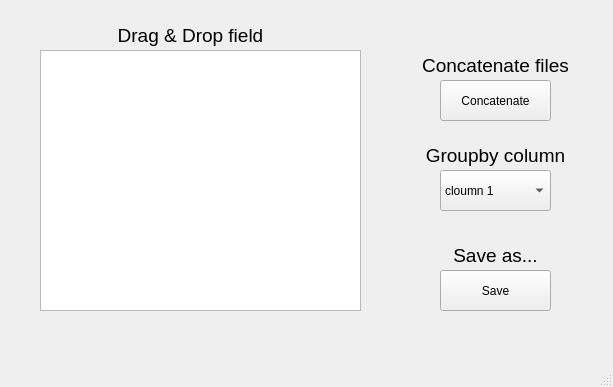
<?xml version="1.0" encoding="UTF-8"?>
<ui version="4.0">
 <class>MainWindow</class>
 <widget class="QMainWindow" name="MainWindow">
  <property name="geometry">
   <rect>
    <x>0</x>
    <y>0</y>
    <width>613</width>
    <height>387</height>
   </rect>
  </property>
  <property name="windowTitle">
   <string>MainWindow</string>
  </property>
  <widget class="QWidget" name="centralwidget">
   <widget class="QListWidget" name="listWidget">
    <property name="geometry">
     <rect>
      <x>40</x>
      <y>50</y>
      <width>321</width>
      <height>261</height>
     </rect>
    </property>
   </widget>
   <widget class="QLabel" name="label">
    <property name="geometry">
     <rect>
      <x>100</x>
      <y>20</y>
      <width>181</width>
      <height>31</height>
     </rect>
    </property>
    <property name="font">
     <font>
      <family>Arial</family>
      <pointsize>14</pointsize>
     </font>
    </property>
    <property name="text">
     <string>Drag &amp; Drop field</string>
    </property>
    <property name="alignment">
     <set>Qt::AlignCenter</set>
    </property>
   </widget>
   <widget class="QPushButton" name="pushButton">
    <property name="geometry">
     <rect>
      <x>440</x>
      <y>80</y>
      <width>111</width>
      <height>41</height>
     </rect>
    </property>
    <property name="text">
     <string>Concatenate</string>
    </property>
   </widget>
   <widget class="QComboBox" name="comboBox">
    <property name="geometry">
     <rect>
      <x>440</x>
      <y>170</y>
      <width>111</width>
      <height>41</height>
     </rect>
    </property>
    <item>
     <property name="text">
      <string>cloumn 1</string>
     </property>
    </item>
    <item>
     <property name="text">
      <string>cloumn 2</string>
     </property>
    </item>
    <item>
     <property name="text">
      <string>cloumn 3</string>
     </property>
    </item>
   </widget>
   <widget class="QPushButton" name="pushButton_2">
    <property name="geometry">
     <rect>
      <x>440</x>
      <y>270</y>
      <width>111</width>
      <height>41</height>
     </rect>
    </property>
    <property name="text">
     <string>Save</string>
    </property>
   </widget>
   <widget class="QLabel" name="label_2">
    <property name="geometry">
     <rect>
      <x>400</x>
      <y>140</y>
      <width>191</width>
      <height>31</height>
     </rect>
    </property>
    <property name="font">
     <font>
      <family>Arial</family>
      <pointsize>14</pointsize>
     </font>
    </property>
    <property name="text">
     <string>Groupby column</string>
    </property>
    <property name="alignment">
     <set>Qt::AlignCenter</set>
    </property>
   </widget>
   <widget class="QLabel" name="label_3">
    <property name="geometry">
     <rect>
      <x>400</x>
      <y>240</y>
      <width>191</width>
      <height>31</height>
     </rect>
    </property>
    <property name="font">
     <font>
      <family>Arial</family>
      <pointsize>14</pointsize>
     </font>
    </property>
    <property name="text">
     <string>Save as...</string>
    </property>
    <property name="alignment">
     <set>Qt::AlignCenter</set>
    </property>
   </widget>
   <widget class="QLabel" name="label_4">
    <property name="geometry">
     <rect>
      <x>400</x>
      <y>50</y>
      <width>191</width>
      <height>31</height>
     </rect>
    </property>
    <property name="font">
     <font>
      <family>Arial</family>
      <pointsize>14</pointsize>
     </font>
    </property>
    <property name="text">
     <string>Concatenate files</string>
    </property>
    <property name="alignment">
     <set>Qt::AlignCenter</set>
    </property>
   </widget>
  </widget>
  <widget class="QMenuBar" name="menubar">
   <property name="geometry">
    <rect>
     <x>0</x>
     <y>0</y>
     <width>613</width>
     <height>21</height>
    </rect>
   </property>
  </widget>
  <widget class="QStatusBar" name="statusbar"/>
 </widget>
 <resources/>
 <connections/>
</ui>
